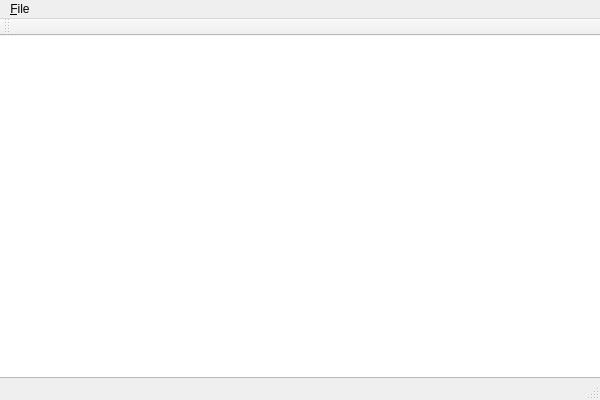
<?xml version="1.0" encoding="UTF-8"?>
<ui version="4.0">
 <class>MainWindowClass</class>
 <widget class="QMainWindow" name="MainWindowClass">
  <property name="geometry">
   <rect>
    <x>0</x>
    <y>0</y>
    <width>600</width>
    <height>400</height>
   </rect>
  </property>
  <property name="windowTitle">
   <string>RAScanner</string>
  </property>
  <widget class="QWidget" name="centralWidget">
   <widget class="QTableView" name="tableView">
    <property name="geometry">
     <rect>
      <x>-5</x>
      <y>-19</y>
      <width>611</width>
      <height>361</height>
     </rect>
    </property>
   </widget>
  </widget>
  <widget class="QMenuBar" name="menuBar">
   <property name="geometry">
    <rect>
     <x>0</x>
     <y>0</y>
     <width>600</width>
     <height>33</height>
    </rect>
   </property>
   <widget class="QMenu" name="menuFile">
    <property name="title">
     <string>&amp;File</string>
    </property>
    <addaction name="actionExit"/>
   </widget>
   <addaction name="menuFile"/>
  </widget>
  <widget class="QToolBar" name="mainToolBar">
   <attribute name="toolBarArea">
    <enum>TopToolBarArea</enum>
   </attribute>
   <attribute name="toolBarBreak">
    <bool>false</bool>
   </attribute>
  </widget>
  <widget class="QStatusBar" name="statusBar"/>
  <action name="actionExit">
   <property name="text">
    <string>E&amp;xit</string>
   </property>
  </action>
 </widget>
 <layoutdefault spacing="6" margin="11"/>
 <resources>
  <include location="MainWindow.qrc"/>
 </resources>
 <connections>
  <connection>
   <sender>actionExit</sender>
   <signal>triggered()</signal>
   <receiver>MainWindowClass</receiver>
   <slot>handleActionExit()</slot>
   <hints>
    <hint type="sourcelabel">
     <x>-1</x>
     <y>-1</y>
    </hint>
    <hint type="destinationlabel">
     <x>299</x>
     <y>199</y>
    </hint>
   </hints>
  </connection>
 </connections>
 <slots>
  <slot>handleActionExit()</slot>
 </slots>
</ui>
